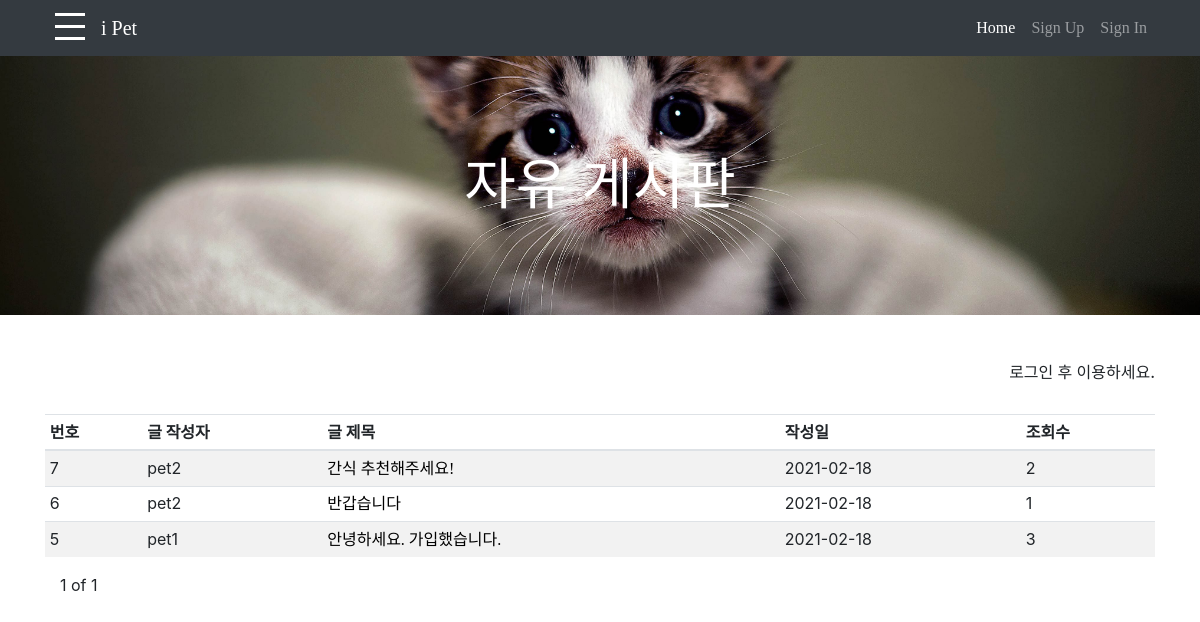
/board/list/, run on the app's committed database.
### board/models.py (models this page shows, shortened)
class Post(models.Model):
    author = models.ForeignKey(Member, on_delete=models.CASCADE)
    author_name = models.CharField('작성자', max_length=20)
    p_title = models.CharField('글 제목', max_length=100)
    p_contents = models.CharField('글 내용', max_length=300)
    p_date = models.DateTimeField('글 작성일')
    p_count = models.IntegerField(default=0)

### board/views.py (the view)
# urls.py: path('list/', views.p_list, name='p_list'),
def p_list(request):
    posts = Post.objects.all().order_by('-id')
    paginator = Paginator(posts, 10)
    page = request.GET.get('page')
    board_page = paginator.get_page(page)
    return render(request, 'board/list.html', {
        'post_list': posts,
        'board_page': board_page
    })

### board/templates/board/list.html (shortened to what this page needs)
{% extends 'base.html' %}
{% block html_body %}
    <header id="my_banner" class="bg-primary py-5 mb-5" >
    <div class="container h-100">
      <div class="row h-100 align-items-center">
        <div class="col-lg-12">
            <h2 id="my_infra" class="display-4 text-white text-align-center mt-5 mb-2">자유 게시판</h2>
        </div>
      </div>
    </div>
    </header>
    <div class="container">
        {% if request.session.user %}
        <br>
        <h6 style="text-align:right" font color="#191970">{{ request.session.user.u_name }}님 환영합니다.</h6>
        <br>
        <button
                type="button"
                class="btn btn-info"
                onclick="new_post()">새글작성</button>
        <div class="m-1"></div>
        {% else %}
        <h6 style="text-align:right" font color="#191970">로그인 후 이용하세요.</h6><br>
        {% endif %}
        <div class="table-responsive">
        <table class="table table-striped table-sm">
          <thead>
            <tr>
              <th>번호</th>
              <th>글 작성자</th>
              <th>글 제목</th>
              <th>작성일</th>
              <th>조회수</th>
            </tr>
          </thead>
          <tbody>
            {% for post in board_page %}
            <tr>
              <td>{{ post.id }}</td>
              <td>{{ post.author_name }}</td>
              <td><a href="{% url 'board:p_detail' post.id %}">
                  {{ post.p_title }}</a>
              </td>
              <td>{{ post.p_date | date:"Y-m-d" }}</td>
              <td>{{ post.p_count }}</td>
            </tr>
          {% endfor %}
          </tbody>
        </table>
        </div>
         <div class="col centered">
            <span>{{ board_page.number }}</span>
            <span>of</span>
            <span>{{ board_page.paginator.num_pages }}</span>
         </div>
    </div>
{%  endblock %}

### templates/base.html (shortened to what this page needs)
<!DOCTYPE html>
<html lang="en">
<head>
    <link rel="stylesheet" href="https://stackpath.bootstrapcdn.com/bootstrap/4.3.1/css/bootstrap.min.css">
    <link href="/static/css/navbar.css" rel="stylesheet" type="text/css"/>
    <link href="/static/css/heroic-features.css" rel="stylesheet">
</head>
<body>
    {% include 'navbar.html' %}
    {% block html_body %}
    {% endblock %}
</body>
</html>

### templates/navbar.html (shortened to what this page needs)
<nav class="navbar navbar-expand-lg navbar-dark bg-dark fixed-top">
  <div class="container">
      <div class="btn-toggle-mobile-side-bar mr-3">
        <div></div>
        <div></div>
        <div></div>
    </div>
      <a class="navbar-brand" href="/">i Pet</a>
      <div class="collapse navbar-collapse" id="navbarResponsive">
        <ul class="navbar-nav ml-auto">
          <li class="nav-item active">
            <a class="nav-link" href="/">Home
            </a>
          </li>
          {% if request.session.user %}
          <li class="nav-item">
            <a class="nav-link" href="/members/mypage/{{request.session.user.u_name}}">My Page</a>
          </li>
          <li class="nav-item">
            <a class="nav-link" href="/members/logout">Log Out</a>
          </li>
          {% else %}
          <li class="nav-item">
            <a class="nav-link" href="/members/register">Sign Up</a>
          </li>
          <li class="nav-item">
            <a class="nav-link" href="/members/login">Sign In</a>
          </li>
          {% endif %}
        </ul>
      </div>
        </div>
</nav>

### static/css/navbar.css (style rules this page uses)
html { font-family: "Roboto", "Noto Sans KR", sans-serif; }
body, ul, li, h1 { margin:0; padding:0; list-style:none; }
a { color:black; text-decoration:none; }
.row::after { content:""; display:block; clear:both; }
.text-align-center { text-align:center; }
.btn-toggle-mobile-side-bar { margin-left:10px; width:30px; height:30px; position:relative; cursor:pointer; }
.btn-toggle-mobile-side-bar > div { position:absolute; top:0; left:0; background-color:white; width:100%; height:10%; }
.btn-toggle-mobile-side-bar > div:nth-child(2) { top:40%; }
.btn-toggle-mobile-side-bar > div:nth-child(3) { top:80%; }

### static/css/heroic-features.css (style rules this page uses)
body { padding-top: 56px; }

### templates/base.html (style rules this page uses)
html { position: relative; min-height: 150%; margin: 0; padding-bottom: 100px; background: white; }
body { min-height: 150%; }
#my_infra { font-family: AppleSDGothicNeoB; }
a { font-family: AppleSDGothicNeoM; }

### board/templates/board/list.html (style rules this page uses)
#my_banner { background-image: url("/static/img/pet1.jpg"); background-position: center; background-size: cover; opacity: 100%; }

### templates/navbar.html (style rules this page uses)
.navbar-brand { font-family: AppleSDGothicNeoEB; font-size: 20px; }

### data on the page
Post: id "7", author_name "pet2", p_title "간식 추천해주세요!", p_date "2021-02-18", p_count "2"
Post: id "6", author_name "pet2", p_title "반갑습니다", p_date "2021-02-18", p_count "1"
Post: id "5", author_name "pet1", p_title "안녕하세요. 가입했습니다.", p_date "2021-02-18", p_count "3"

### other printed values
{{ board_page.number }} "1"
{{ board_page.paginator.num_pages }} "1"
